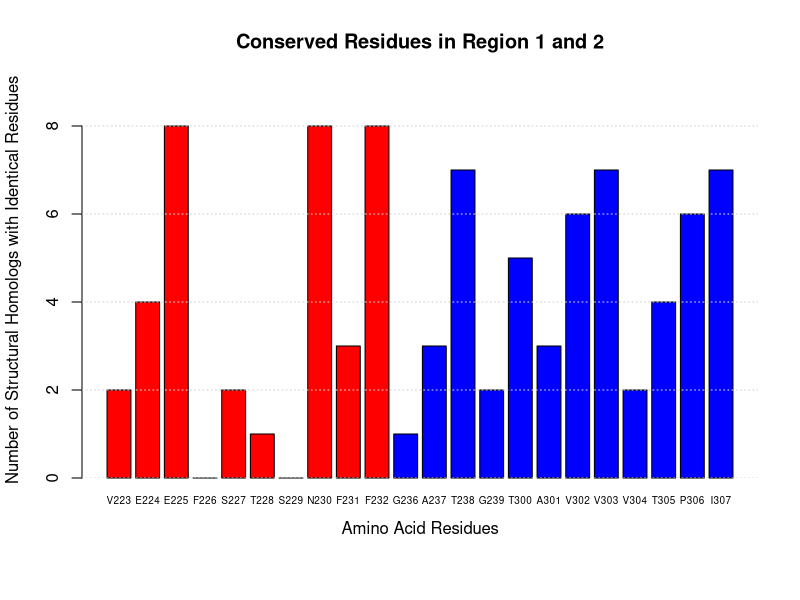

Source code (R):
# Set plotting parameters for a white background
par(bg = "white", mar = c(6, 4, 4, 2) + 0.1)

# Define the data vectors for Region 1
code1 <- c("V223", "E224", "E225", "F226", "S227", "T228", "S229", "N230", "F231", "F232")
number1 <- c(2, 4, 8, 0, 2, 1, 0, 8, 3, 8)

# Define the data vectors for Region 2
code2 <- c("G236", "A237", "T238", "G239", "T300", "A301", "V302", "V303", "V304", "T305", "P306", "I307")
number2 <- c(1, 3, 7, 2, 5, 3, 6, 7, 2, 4, 6, 7)

# Combining the data for plotting
combined_numbers <- c(number1, number2)
combined_codes <- c(code1, code2)

# Colors for the bars
bar_colors <- c(rep("red", length(number1)), rep("blue", length(number2)))

# Create the merged bar chart
barplot_heights <- barplot(combined_numbers, 
                           names.arg = NULL, 
                           col = bar_colors, 
                           main = "Conserved Residues in Region 1 and 2", 
                           xlab = "", 
                           ylab = "Number of Structural Homologs with Identical Residues", 
                           ylim = c(0, max(combined_numbers) + 1))

# Add labels directly below each bar
text(cex=0.6, x=barplot_heights, y=-0.5, labels=combined_codes, srt=0, xpd=TRUE)

# Add the x-axis label below the custom labels
mtext("Amino Acid Residues", side=1, line=2)

# Add grid for better readability
grid(nx = NA, ny = NULL)

# Add the legend at the top outside the plot area
legend("topright", inset=c(-0.2,-0.1), legend=c("Region 1", "Region 2"), fill=c("red", "blue"), cex=0.8, bty="n", x.intersp = 0.5, y.intersp = 0.5)